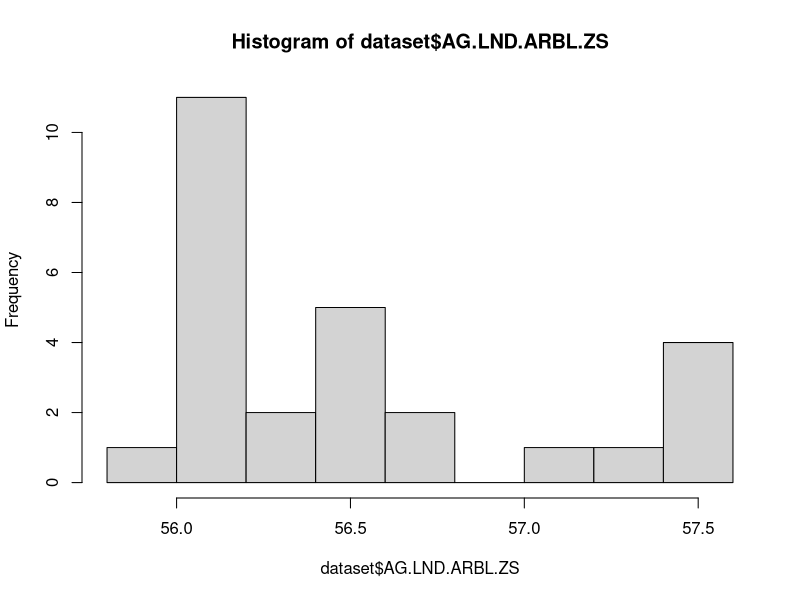
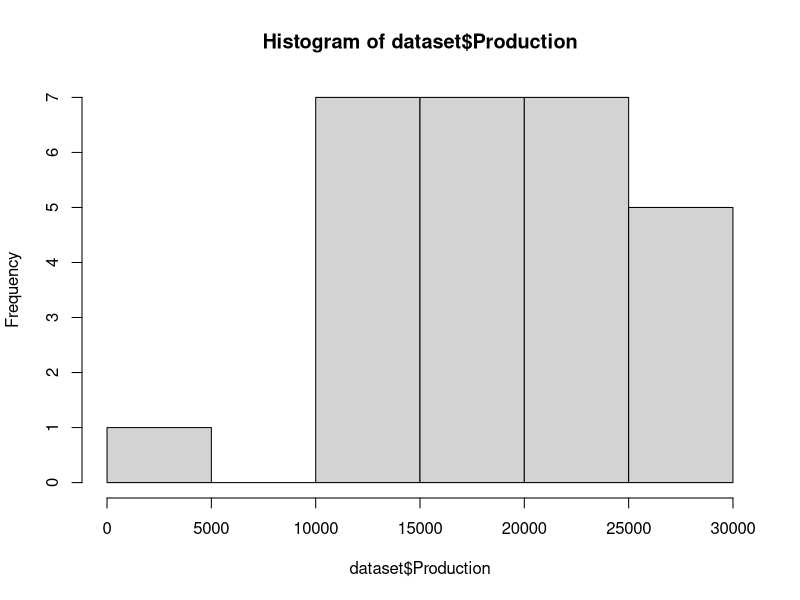
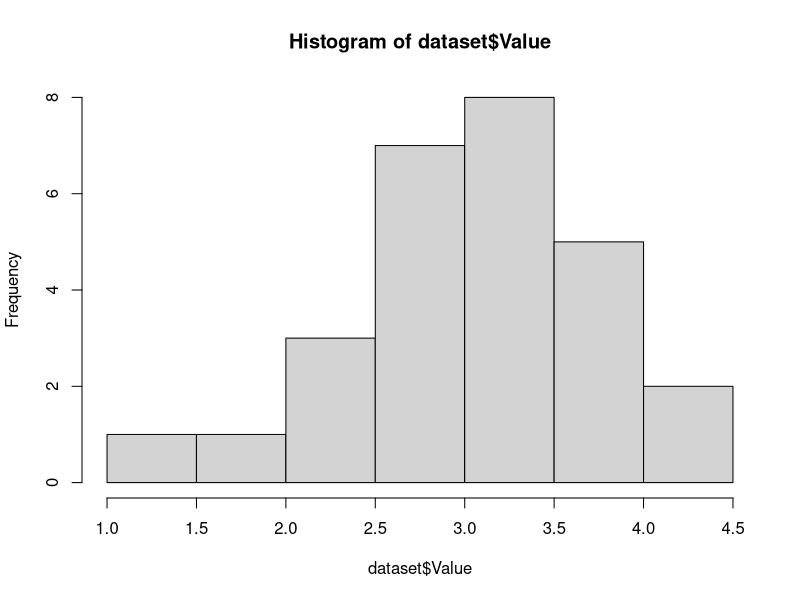
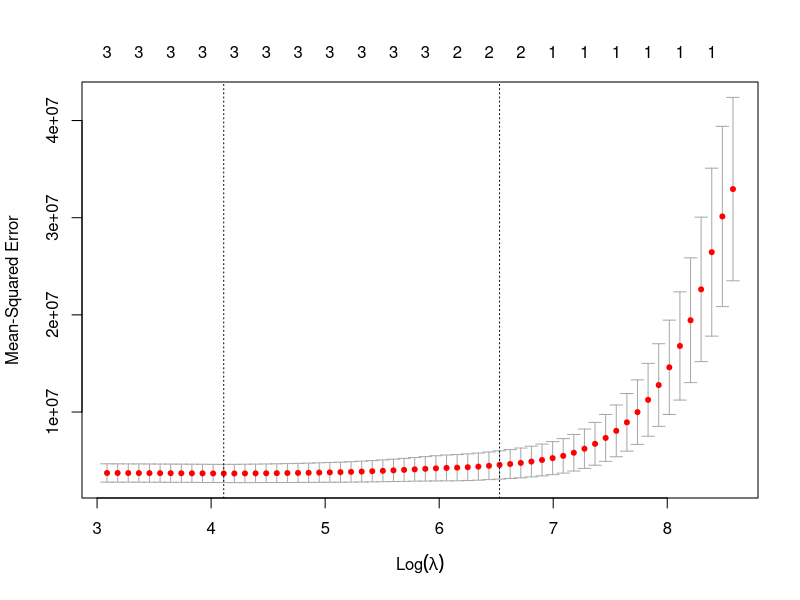

The R script that drew these images, in order:
library(tidyverse)
library(dplyr)
library(readxl)
library(glmnet)

#Loading in the dataset
dataset_net <- read_excel("net_grain.xlsx")
head(dataset_net)

dataset_land <- read_csv("Ukraine_arableLand_cleanData2.csv", skip = 4)
#view(dataset_land)
names(dataset_land)[names(dataset_land) == 'Indicator Code'] <- 'Market Year'

dataset_psd <- read_csv("psd_graines_Ukraine.csv")
# View(dataset_psd)
dataset_psd <-  dataset_psd %>% filter(Commodity_Description == "Wheat" & 
                      Unit_ID == 26)
dataset_psd <- subset(dataset_psd, select = -c(Commodity_Code,Commodity_Description, 
                                               Country_Code, Calendar_Year, Month, 
                                               Attribute_Description, Unit_ID,
                                               Unit_Description, Attribute_ID) )
names(dataset_psd)[names(dataset_psd) == 'Market_Year'] <- 'Market Year'

dataset_1 <- merge(dataset_land, dataset_net, by = "Market Year")
dataset <- merge(dataset_1, dataset_psd, by = "Market Year")
dataset <- na.omit(dataset)
#Exploratory Data Analysis

#only getting numerical columns for covariance
num_cols <- unlist(lapply(dataset, is.numeric))  
dataset_num <- dataset[ , num_cols] 
cor(dataset_num)

#high level of intercorrelations, might need to do a lasso. 
#seeing distributions
hist(dataset$AG.LND.ARBL.ZS)
hist(dataset$Production)
hist(dataset$Value)

#determining p-value
names(dataset)[names(dataset) == 'Market Year'] <- 'Market_Year'
names(dataset)[names(dataset) == 'AG.LND.ARBL.ZS'] <- 'Arable_Land'
linreg <- lm(Production ~ Market_Year + Arable_Land + Value,  data = dataset)
summary(linreg)
# p - value is 1.024e-12, null hypothesis does not hold. 

# due to a high intercorrelation, we plan to use Lasso Regression
#define response variable
y <- dataset$Production

#define matrix of predictor variables
X <- data.matrix(dataset[, c('Market_Year', 'Arable_Land', 'Value')])

#perform k-fold cross-validation to find optimal lambda value
cv_model <- cv.glmnet(X, y, alpha = 1)
#find optimal lambda value that minimizes test MSE
best_lambda <- cv_model$lambda.min
best_lambda
#produce plot of test MSE by lambda value
plot(cv_model) 

best_model <- glmnet(X, y, alpha = 1, lambda = best_lambda)
coef(best_model)

y_predicted <- predict(best_model, s = best_lambda, newx = X)
#find SST and SSE
sst <- sum((y - mean(y))^2)
sse <- sum((y_predicted - y)^2)
rsq <- 1 - sse/sst
rsq

pred <- data.frame(Market_Year = 2022, Arable_Land = 56.76217, Value = 4.46)
y_hat <- predict(best_model, s = best_lambda, newx = pred)
#98% of Ukraine's exports go through their ports

